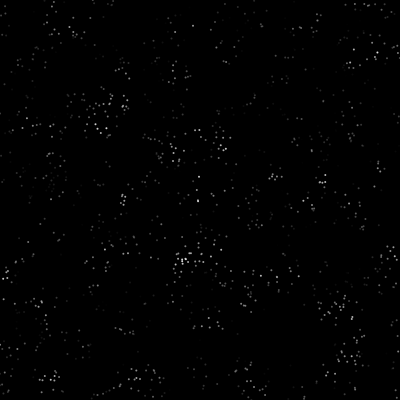
Frame 1 (no input)
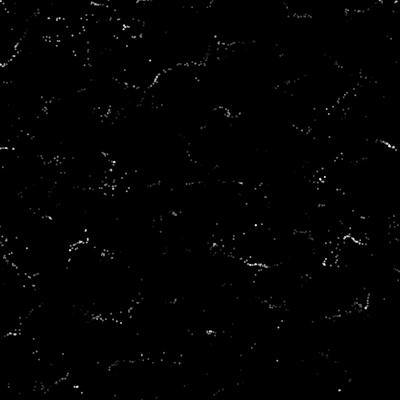
Frame 60 (no input)
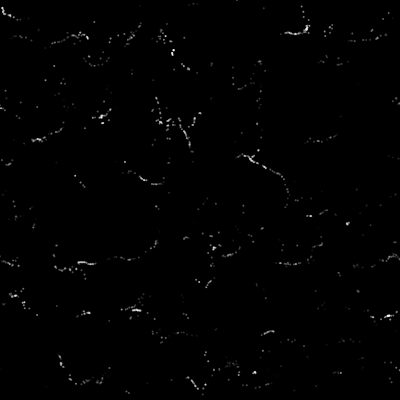
Frame 120 (the mouse pressed at the canvas centre since frame 60)

The p5.js sketch that drew these frames (run headless with seeded random() and noise() and a simulated clock; from frame 60 on, the mouse is pressed at the canvas centre):

// p5.js sketch
// ── sketch.js

var scl = 2; // 点的大小
var inc = 0.08; // 局部变化幅度
var count= 2000; // 点的数量


var fr;
var cols;
var rows;
var particles = [];


var flowFiled = [];
var zArray = [];
var sinWaves = [];


function backgrounColorWithAlpha(alpha) {

  return color(0,255 * alpha);

}

function setup() {
  createCanvas(400,400);
  background(backgrounColorWithAlpha(1.0));
  cols = floor(width/scl);
  rows = floor(height/scl);
  fr = createP('');

  frameRate(20);
  for (var i = 0; i < count; i++) {
  	particles[i] = new Particle();
  }
  print(particles.length);
}
var zoff = 0;
function draw() {
  noStroke();
	fill(backgrounColorWithAlpha(1.0));
  rect(0,0,width,height);
	var xoff=0;
	for (var x =0; x<rows; x++) {
		var yoff= 0;
		for (var y = 0; y < cols; y++) {
      var r = noise(xoff,yoff,zoff*0.03);
     		 var angle =PI + r * 2*PI;//map(r,0,1,0,TWO_PI)
      // var angle = random(TWO_PI);
      var v = p5.Vector.fromAngle(angle);
      v.z = r;
      var index = x + y * cols;
      flowFiled[index] = v;
      yoff+=inc;
 		}
  		xoff+=inc;
	}
	zoff += 1;
	
	for (var i = 0; i < count; i++) {
		// particles[i].applyForce(createVector(random(-0.1,0.1),random(-0.1,0.1)))
		particles[i].follow(flowFiled);
		particles[i].update();
		particles[i].checkEdges();
		particles[i].show();
	}


	fr.html(floor(frameRate()));
}


var isStop = false;
function mousesPressed() {
  if (isStop) {
    noLoop();
  } else {
    loop();
  }
}


// ── particle.js
function Particle () {
	// position 位置
	this.pos = createVector(random(width),random(height));//p5.Vector.random2D();//createVector(0,0);
	// previous position
	this.prevPos = this.pos.copy();
	// velocity 速度
	this.vel = createVector(0,0);
	// acceleration 加速度
	// accumulate 聚集，积累
	this.acc = createVector(0,0);
	this.maxSpeed = 2;
	this.colorValue = color(random(255),random(255),random(255),random(255));
	this.update = function () {
		// 衰减
		this.vel.mult(0.1)
		this.vel.add(this.acc.mult(0.9));
		// 限制最大速度
		this.vel.limit(this.maxSpeed);
		this.pos.add(this.vel);
		// 乘以0，用以重置。
		this.acc.mult(0);
	}


	// applyForce function accumulate any forces into the acceleration
	this.applyForce = function (force) {
		this.acc.add(force);
	}

	this.show = function () {
		// stroke(0,5);
		noStroke();
		//print(this.vel.z);
		// fill(0,this.vel.z * 10);
		var alphaZ = map(this.vel.z,0,0.8,-255,255);
	
		if (alphaZ > 0) {
			fill(255,alphaZ);
			ellipse(this.pos.x,this.pos.y,scl,scl);
		}
	}

	this.follow = function (vectors) {
		var x = floor(this.pos.x/scl);
		var y = floor(this.pos.y/scl);
		var index = x + y * cols;
		var force = vectors[index];
		this.applyForce(force);
	}

	this.updatePrePos = function () {
		this.prevPos.x = this.pos.x;
		this.prevPos.y = this.pos.y;
	}

	this.checkEdges = function () {
		if (this.pos.x < 0) {
			this.pos.x = width;
			this.updatePrePos();
		}
		if (this.pos.x > width) { 
			this.pos.x = 0;
			this.updatePrePos();
		}
		if (this.pos.y < 0) {
			this.pos.y = height;
			this.updatePrePos();
		}
		if (this.pos.y > height) {
			this.pos.y = 0;
			this.updatePrePos();
		}
	}
}		
